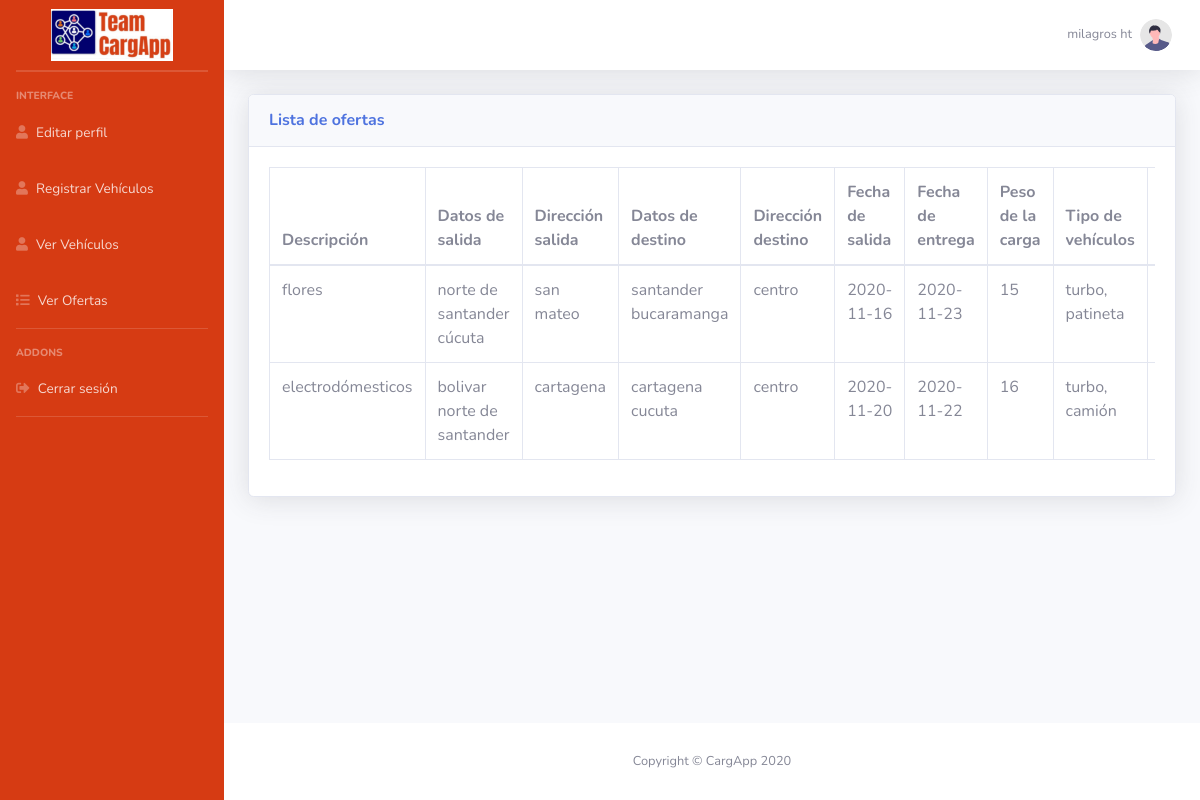
Page /ofertasrecientes.php (signed in) on the committed database.
### tables this page shows
CREATE TABLE `oferta` (
  `id` int(11) NOT NULL,
  `dtosalidaid` int(11) NOT NULL,
  `dtodestinoid` int(11) NOT NULL,
  `mpiosalidaid` int(11) NOT NULL,
  `mpiodestinoid` int(11) NOT NULL,
  `ndptosl` varchar(250) NOT NULL,
  `nmpiosl` varchar(250) NOT NULL,
  `ndptoet` varchar(250) NOT NULL,
  `nmpioet` varchar(250) NOT NULL,
  `tipocarga` varchar(255) NOT NULL,
  `direccionsalida` varchar(255) NOT NULL,
  `direcciondestino` varchar(255) NOT NULL,
  `pesocarga` varchar(255) NOT NULL,
  `tipovehiculo` varchar(255) NOT NULL,
  `valorflete` varchar(255) NOT NULL,
  `fechasalida` date NOT NULL,
  `fechaentrega` date NOT NULL,
  `clienteid` int(20) NOT NULL,
  `apartado` varchar(200) DEFAULT NULL
);

### ofertasrecientes.php (the view, shortened to what this page needs)
<?php
$servername = "localhost";
$database = "id15018040_cargapp";
$username = "id15018040_root";
$password = "C@rg@pp123456";
$conn = mysqli_connect($servername, $username, $password, $database);
if($conn == true){
    $consultaClientes = $conn->prepare("SELECT * FROM oferta WHERE apartado != 'si'  ");
    $consultaClientes->execute();
    $clientes = $consultaClientes->get_result();
    if($clientes && $clientes->num_rows>0){
        $clientes->fetch_all(MYSQLI_ASSOC);
    }
}else{
    echo "todo salio mal";
}
?>
<!DOCTYPE html>
<html lang="en">
<head>
    <link href="vendor/fontawesome-free/css/all.min.css" rel="stylesheet" type="text/css">
    <link href="css/sb-admin-2.min.css" rel="stylesheet">
</head>
<body id="page-top">
    <div id="wrapper">
        <ul class="navbar-nav bg-gradient-primary sidebar sidebar-dark accordion" id="accordionSidebar">
            <a class="sidebar-brand d-flex align-items-center justify-content-center" href="ofertas.php">
                <div class="sidebar-brand-text mx-3">
                    <img src="img/logo.png">
                </div>
            </a>
            <hr class="sidebar-divider my-0">
            <hr class="sidebar-divider">
            <div class="sidebar-heading">
                Interface
            </div>
            <li class="nav-item">
                <a class="nav-link" href="perfil.php" data-target="#collapseTwo"
                    aria-expanded="true" >
                    <i class="fas fa-user fa-cog"></i>
                    <span>Editar perfil</span>
                </a>
            </li>
            <li class="nav-item">
                <a class="nav-link" href="registrarvehiculo.php" data-target="#collapseTwo"
                    aria-expanded="true" >
                    <i class="fas fa-user fa-cog"></i>
                    <span>Registrar Vehículos</span>
                </a>
            </li>
            <li class="nav-item">
                <a class="nav-link" href="vervehiculos.php" data-target="#collapseTwo"
                    aria-expanded="true" >
                    <i class="fas fa-user fa-cog"></i>
                    <span>Ver Vehículos</span>
                </a>
            </li>
            <li class="nav-item">
                <a class="nav-link " href="ofertas.php"  data-target="#collapseUtilities"
                    aria-expanded="true" aria-controls="collapseUtilities">
                    <i class="fas fa-list"></i>
                    <span>Ver Ofertas</span>
                </a>
            </li>
            <hr class="sidebar-divider">
            <div class="sidebar-heading">
                Addons
            </div>
            <li class="nav-item">
                <a class="nav-link" href="cerrarsesion.php"
                    aria-expanded="true" aria-controls="collapsePages">
                    <i class="fas fa-sign-out-alt"></i>
                    <span>Cerrar sesión</span>
                </a>
            </li>
            <hr class="sidebar-divider d-none d-md-block">
        </ul>
        <div id="content-wrapper" class="d-flex flex-column">
            <div id="content">
                <nav class="navbar navbar-expand navbar-light bg-white topbar mb-4 static-top shadow">
                    <ul class="navbar-nav ml-auto">
                        <li class="nav-item dropdown no-arrow">
                            <a class="nav-link dropdown-toggle" href="#" id="userDropdown" role="button"
                                data-toggle="dropdown" aria-haspopup="true" aria-expanded="false">
                                <span class="mr-2 d-none d-lg-inline text-gray-600 small"><?php echo $_SESSION['nombres']; ?></span>
                                <img class="img-profile rounded-circle"
                                    src="img/undraw_profile.svg">
                            </a>
                        </li>
                    </ul>
                </nav>
                <div class="container-fluid">
                    <div class="card shadow mb-4">
                        <?php if(!empty($clientes)): ?>
                            <div class="card-header py-3">
                                <h6 class="m-0 font-weight-bold text-primary">Lista de ofertas</h6>
                            </div>
                            <div class="card-body">
                                <div class="table-responsive">
                                    <table class="table table-bordered" id="dataTable" width="100%" cellspacing="0">
                                        <thead>
                                            <tr>
                                                <th>Descripción</th>
                                                <th>Datos de salida</th>
                                                <th>Dirección salida</th>
                                                <th>Datos de destino</th>
                                                <th>Dirección destino</th>
                                                <th>Fecha de salida</th>
                                                <th>Fecha de entrega</th>
                                                <th>Peso de la carga</th>
                                                <th>Tipo de vehículos</th>
                                                <th>Valor del flete</th>
                                            </tr>
                                        </thead>
                                        <tbody>
                                            <?php foreach($clientes as $cliente):
                                            ?>
                                            <tr>
                                                <td><?php echo $cliente['tipocarga']; ?></td>
                                                <td><?php echo $cliente['ndptosl'], " ", $cliente['nmpiosl'] ; ?></td>
                                                <td><?php echo $cliente['direccionsalida']; ?></td>
                                                <td><?php echo $cliente['ndptoet'], " ", $cliente['nmpioet'] ; ?></td>
                                                <td><?php echo $cliente['direcciondestino']; ?></td>
                                                <td><?php echo $cliente['fechasalida']; ?></td>
                                                <td><?php echo $cliente['fechaentrega']; ?></td>
                                                <td><?php echo $cliente['pesocarga']; ?></td>
                                                <td><?php echo $cliente['tipovehiculo']; ?></td>
                                                <td><?php echo $cliente['valorflete']; ?></td>
                                            </tr>
                                           <?php endforeach; ?>
                                        </tbody>
                                    </table>
                                </div>
                            </div>
                        <?php endif; ?>
                    </div>
                </div>
            </div>
            <footer class="sticky-footer bg-white">
                <div class="container my-auto">
                    <div class="copyright text-center my-auto">
                        <span>Copyright &copy; CargApp 2020</span>
                    </div>
                </div>
            </footer>
        </div>
    </div>
</body>
</html>

### rows in the picture
oferta: tipocarga "flores", ndptosl "norte de santander", nmpiosl "cúcuta", direccionsalida "san mateo", ndptoet "santander", nmpioet "bucaramanga", direcciondestino "centro", fechasalida "2020-11-16", fechaentrega "2020-11-23", pesocarga "15", tipovehiculo "turbo, patineta"
oferta: tipocarga "electrodómesticos", ndptosl "bolivar", nmpiosl "norte de santander", direccionsalida "cartagena", ndptoet "cartagena", nmpioet "cucuta", direcciondestino "centro", fechasalida "2020-11-20", fechaentrega "2020-11-22", pesocarga "16", tipovehiculo "turbo, camión"

### other values in the picture
$_SESSION['nombres'] "milagros ht"
